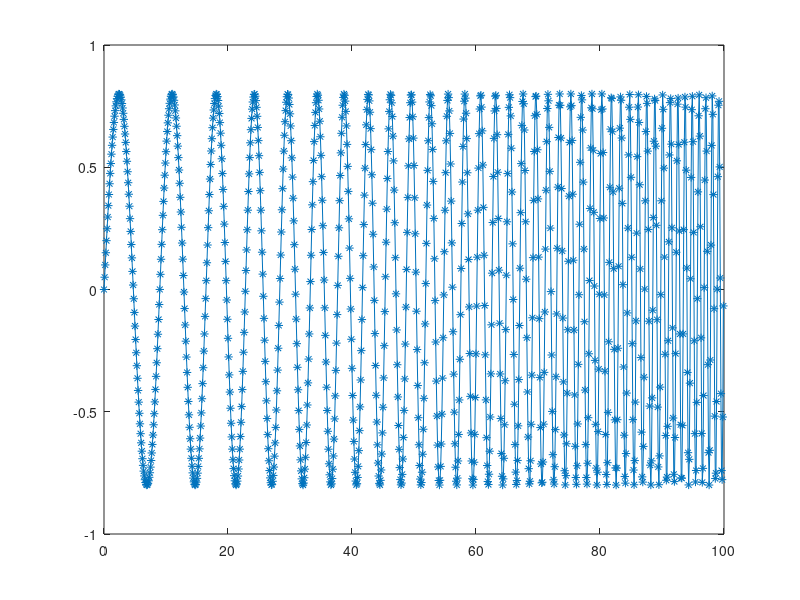

MATLAB code for this plot:
a = 1/10;
b = 1;
start = 0;
slut = 100;
fs = b*10;
t = 0:1/fs:100;
y = 0.79*chirp(t, a, t(end), b,'logarithmic');
plot(t, y, '*-');
%%
fs = 10; % sample rate
f1 = 1/10; % start freq
f2 = 1; % end freq
T = 100; %second run time 
 
w1=2*pi*f1;
w2=2*pi*f2;
t=0:1/fs:(T*fs-1)/fs;
K=T*w1/log(w2/w1);
L=T/log(w2/w1);
sweep=0.799760*sin(K.*(exp(t./L)-1)); %sweep data set
csvwrite('newFreqSweep100S10SAMPLEFREQ_ONETEENTHtoONE.csv',sweep);
plot(t,sweep,'*-')